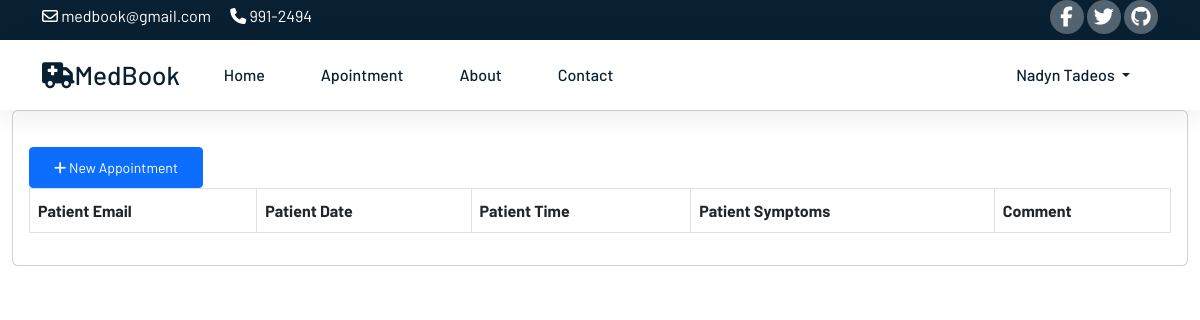
Page /Web_Tech/user/userappointment.php (signed in) on the earlier database version.
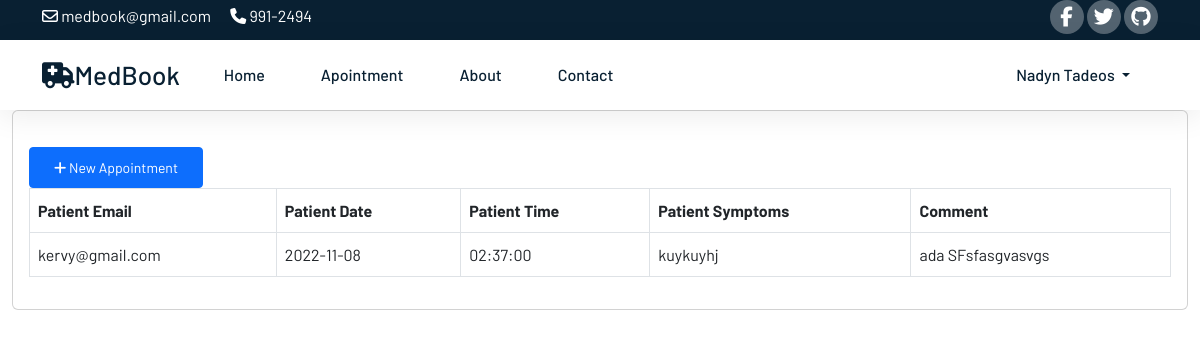
Same page on the later database version.
### tables this page shows
CREATE TABLE `patient` (
  `patientID` int(11) NOT NULL,
  `p_FullName` varchar(100) NOT NULL,
  `p_password` varchar(100) NOT NULL,
  `p_DOB` date NOT NULL,
  `p_gender` varchar(20) NOT NULL,
  `p_address` varchar(100) NOT NULL,
  `p_number` int(12) NOT NULL,
  `p_email` varchar(100) NOT NULL,
  `patient_type` varchar(100) NOT NULL DEFAULT 'user'
);

CREATE TABLE `appointment` (
  `requestID` int(11) NOT NULL,
  `doctor_id` int(100) NOT NULL,
  `p_email` varchar(100) NOT NULL,
  `appDate` date NOT NULL,
  `appTime` time NOT NULL,
  `appSymptoms` text NOT NULL,
  `appComments` text NOT NULL,
  `status` varchar(10) NOT NULL DEFAULT 'process'
);

### Web_Tech/user/userappointment.php (the view, shortened to what this page needs)
<?php
include 'D:\xampp\htdocs\Web_Tech\config\config.php';
include 'D:\xampp\htdocs\Web_Tech\user\userheader.php';
?>
<!DOCTYPE html>
<html lang="en">
<head>
    <link href="https://cdn.jsdelivr.net/npm/bootstrap@5.2.0/dist/css/bootstrap.min.css" rel="stylesheet">
    <link rel="stylesheet" type="text/css" href="/Web_Tech/css/style.css">
    <link rel="stylesheet" type="text/css" href="/Web_Tech/css/reglog.css">
</head>
<body>
<div class="container-fluid">
    <div class="col-md-12">
        <div class="card">
            <div class="card-body">
                <button class="btn-primary btn btn-sm" type="button" id="new_appointment"><i class="fa fa-plus"></i> New Appointment</button>
                <br>
                <table class="table table-bordered">
                    <thead>
                    <tr>
                        <th>Patient Email</th>
                        <th>Patient Date</th>
                        <th>Patient Time</th>
                        <th>Patient Symptoms</th>
                        <th>Comment</th>
                    </tr>
                    </thead>
                    <?php
                    $currentUser = $_SESSION['email'];
                    $sql = "SELECT * FROM appointment WHERE p_email = '$currentUser'";
                    $result = mysqli_query($conn, $sql);
                    if ($result) {
                    if (mysqli_num_rows($result) > 0) {
                    while ($row = mysqli_fetch_array($result)) {
                    ?>
                    <tbody>
                        <tr>
                            <td><?= $row['p_email'];?></td>
                            <td><?= $row['appDate'];?></td>
                            <td><?= $row['appTime'];?></td>
                            <td><?= $row['appSymptoms'];?></td>
                            <td><?= $row['appComments'];?></td>
                        </tr>
                    <?php
                    }
                    }
                    }
                    ?>
                </table>
            </div>
        </div>
    </div>
</div>
</body>
</html>

### Web_Tech/user/userheader.php (shortened to what this page needs)
<!DOCTYPE html>
<html lang="en">
<head>
    <link href="https://cdn.jsdelivr.net/npm/bootstrap@5.2.0/dist/css/bootstrap.min.css" rel="stylesheet">
    <link rel="stylesheet" type="text/css" href="/Web_Tech/css/style.css">
    <link rel="stylesheet" type="text/css" href="/Web_Tech/css/reglog.css">
</head>
<body>
<div class="top-nav" id="home">
    <div class="container">
        <div class="row justify-content-between">
            <div class="col-auto">
                <p>
                    <i class="fa-regular fa-envelope"></i>
                    <span>medbook@gmail.com</span>
                </p>
                <p>
                    <i class="fa-solid fa-phone"></i>
                    <span>991-2494</span>
                </p>
            </div>
            <div class="col-auto social-icons">
                <a href=""><i class="fa-brands fa-facebook-f"></i></a>
                <a href=""><i class="fa-brands fa-twitter"></i></i></a>
                <a href=""><i class="fa-brands fa-github"></i></i></a>
            </div>
        </div>
    </div>
</div>
<header class="sticky-top">
    <nav class="navbar navbar-expand-lg navbar-light bg-white">
        <div class="container">
            <a href="#" class="navbar-brand mb-0" >
                <i class="fa-solid fa-truck-medical"></i>MedBook
            </a>
            <div class="collapse navbar-collapse" id="navbarNav">
                <ul class="navbar-nav" id="nav_left">
                    <li class="nav-item">
                        <a class="nav-link" aria-current="page" href="/Web_Tech/user/userhome.php">Home</a>
                    </li>
                    <li class="nav-item">
                        <a class="nav-link" href="/Web_Tech/user/userappointment.php">Apointment</a>
                    </li>
                    <li class="nav-item">
                        <a class="nav-link" href="#">About</a>
                    </li>
                    <li class="nav-item">
                        <a class="nav-link" href="#">Contact</a>
                    </li>
                </ul>
                <ul class="navbar-nav ms-auto" id="nav_right">
                    <?php
                    $currentUser = $_SESSION['email'];
                    $sql = "SELECT * FROM patient WHERE p_email = '$currentUser'";
                    $result = mysqli_query($conn, $sql);
                    if ($result) {
                        if (mysqli_num_rows($result) > 0) {
                            while ($row = mysqli_fetch_array($result)) {
                                ?>
                                <li class="nav-item dropdown collapse navbar-collapse" id="navbarSupportedContent">
                                    <a class="nav-link dropdown-toggle" id="navbarDropdownMenuLink" role="button" data-bs-toggle="dropdown" aria-expanded="false">
                                       <?php echo $row['p_FullName'];?>
                                    </a>
                                </li>
                                <?php
                            }
                        }
                    }
                    ?>
                </ul>
            </div>
        </div>
    </nav>
</header>
</body>
</html>

### Web_Tech/css/style.css (style rules this page uses)
a { color: #092032; font-weight: 700; }
.top-nav { background-color: #092032; }
.top-nav p { margin-bottom: 10px; display: inline-block; margin-right: 16px; color: white; }
.top-nav i, .top-nav span { vertical-align: middle; }
.social-icons a { width: 34px; height: 34px; background-color: rgba(255, 255, 255, 0.3); display: inline-flex ; align-items: center; justify-content: center; text-decoration: none; color: white; font-size: 20px; border-radius: 100%; transition: 0.3s ease; }
.navbar { box-shadow: 0px 6px 30px rgba(0, 0, 0, 0.08); }
.navbar a { color: #092032; text-decoration: none; font-weight: 500; transition: 0.5s ease; }
.navbar-brand { font-weight: 700; font-size: 26px; color: #092032; }
.nav-item { margin: 0px 20px 0px 20px; }
.btn { padding: 9px 24px; }
p { color: #f6f6f6; }

### Web_Tech/css/reglog.css (style rules this page uses)
.btn { padding: 9px 24px; margin-top: 20px; }

Differences in the rows shown:
added appointment: p_email "kervy@gmail.com", appDate "2022-11-08", appTime "02:37:00", appSymptoms "kuykuyhj", appComments "ada SFsfasgvasvgs"
